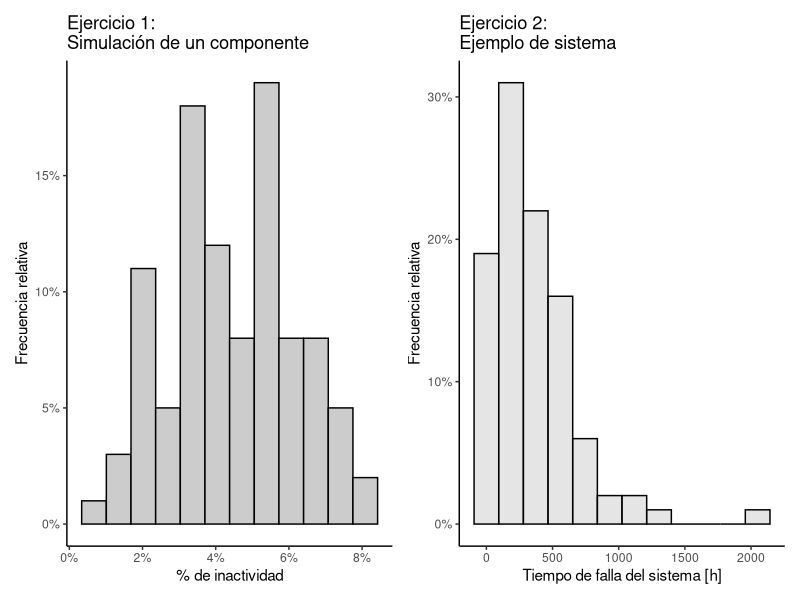

Here is the R script that generated this plot:
## ---- chunk 1
knitr::opts_chunk$set(echo = TRUE)
## ---- chunk 2
library(ggplot2)
library(readr)
library(patchwork)

ejercicio1 <- read_csv("data_ejercicio1.csv")
ejercicio2 <- read_csv("data_ejercicio2.csv")

theme_set(theme_classic())
## ---- chunk 3
p1 <- ggplot(data = ejercicio1, aes(x = pct_downtime)) +
  geom_histogram(aes(y = stat(count) / sum(count)),
                 bins = 12, fill = "gray80", color = "black") +
  scale_x_continuous(labels = scales::percent_format()) +
  scale_y_continuous(labels = scales::percent_format()) +
  labs(title = "Ejercicio 1:\nSimulación de un componente",
       x = "% de inactividad",
       y = "Frecuencia relativa")

p2 <- ggplot(data = ejercicio2, aes(x = system_failure_time)) + 
  geom_histogram(aes(y = stat(count) / sum(count)),
                 bins = 12, alpha = .5, fill = "gray80", color = "black") +
  scale_y_continuous(labels = scales::percent_format()) +
  labs(title = "Ejercicio 2:\nEjemplo de sistema",
       x = "Tiempo de falla del sistema [h]",
       y = "Frecuencia relativa")
## ---- chunk 4
p1 + p2
